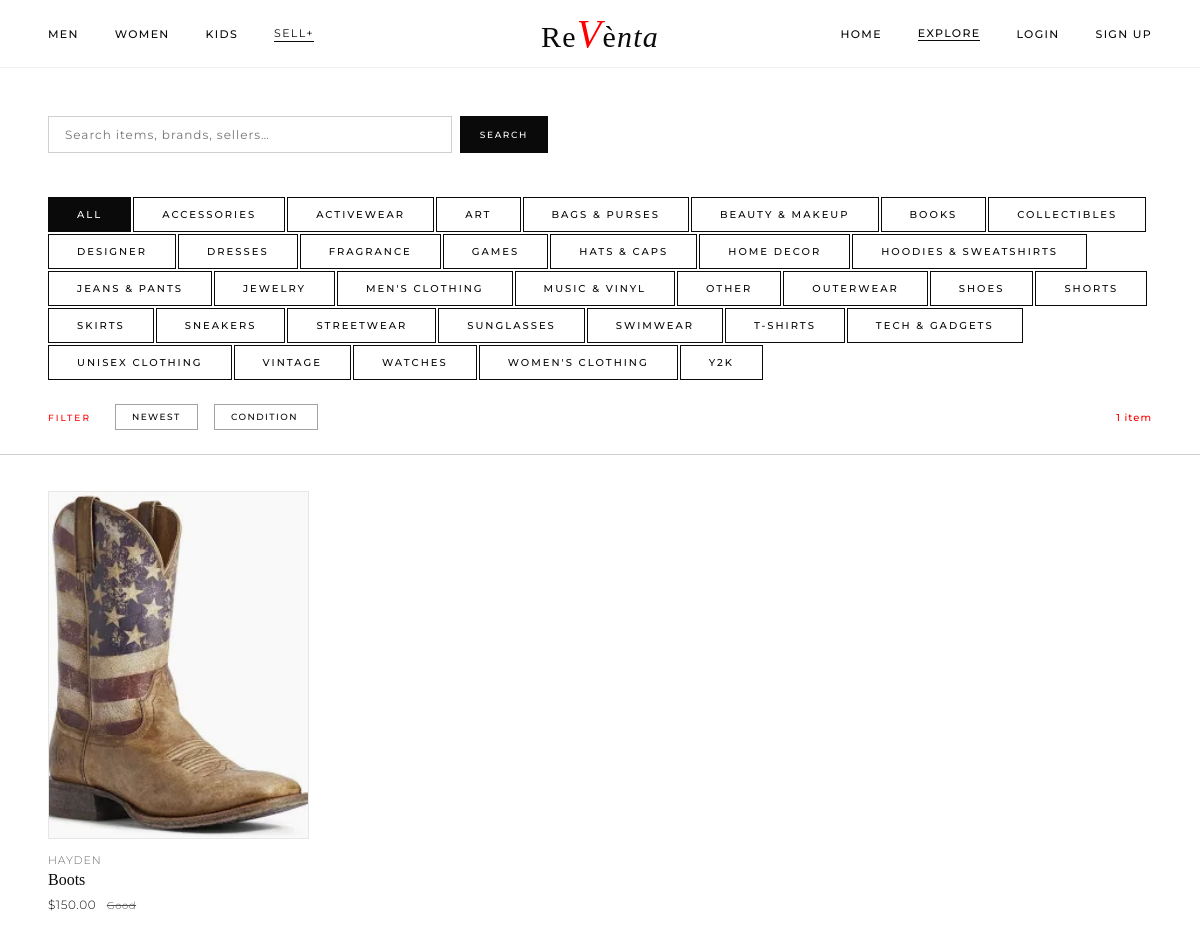
Page /pages/explore.php on the committed database.
### tables this page shows
CREATE TABLE `category` (
  `id` int NOT NULL AUTO_INCREMENT,
  `name` varchar(45) DEFAULT NULL,
  PRIMARY KEY (`id`)
);

CREATE TABLE `listing` (
  `id` int NOT NULL AUTO_INCREMENT,
  `name` varchar(50) DEFAULT NULL,
  `price` varchar(45) DEFAULT NULL,
  `description` text,
  `condition_id` int DEFAULT NULL,
  `seller_id` int DEFAULT NULL,
  `create_date` datetime DEFAULT NULL,
  `is_sold` tinyint(1) DEFAULT '0',
  `created_at` datetime DEFAULT CURRENT_TIMESTAMP,
  `category_id` int DEFAULT NULL,
  `view_count` int DEFAULT NULL,
  PRIMARY KEY (`id`),
  KEY `category_id` (`category_id`),
  CONSTRAINT `listing_ibfk_1` FOREIGN KEY (`category_id`) REFERENCES `category` (`id`) ON DELETE SET NULL
);

CREATE TABLE `user` (
  `id` int NOT NULL AUTO_INCREMENT,
  `email` varchar(45) DEFAULT NULL,
  `phone_number` varchar(10) DEFAULT NULL,
  `birthday` datetime DEFAULT NULL,
  `username` varchar(15) DEFAULT NULL,
  `full_name` varchar(50) DEFAULT NULL,
  `address` varchar(45) DEFAULT NULL,
  `password` varchar(100) DEFAULT NULL,
  `state_id` int DEFAULT NULL,
  `country_id` int DEFAULT NULL,
  `profile_picture` varchar(500) DEFAULT NULL,
  `bio` varchar(300) DEFAULT NULL,
  `gender` varchar(20) DEFAULT NULL,
  PRIMARY KEY (`id`)
);

CREATE TABLE `condition` (
  `id` int NOT NULL AUTO_INCREMENT,
  `name` varchar(45) DEFAULT NULL,
  PRIMARY KEY (`id`)
);

### php/objects/Category.php (called while the page is built, shortened)
<?php
require_once __DIR__ . '/../Utils/DatabaseConnection.php';
class Category {
    private $db;
    public function __construct() {
        $this->db = new DatabaseConnection();
    }
    public function getAllCategories() {
        $conn = $this->db->connect();
        $query = "SELECT * FROM `category` ORDER BY name ASC";
        $result = $conn->query($query);
        $categories = [];
        while ($row = $result->fetch_assoc()) {
            $cat = new Category();
            $cat->id   = $row['id'];
            $cat->name = $row['name'];
            $categories[] = $cat;
        }
        return $categories;
    }
}

### php/Utils/DatabaseConnection.php (called while the page is built, shortened)
<?php
class DatabaseConnection {
    private $host = "localhost";
    private $username = "root";
    private $password = "password";
    private $database = "reventa";
    private $connection;
    public function __construct() {
        $this->connection = new mysqli($this->host, $this->username, $this->password, $this->database);
        $this->connection->set_charset("utf8mb4");
    }
    public function getConnection() {
        return $this->connection;
    }
}
?>

### php/objects/Listing.php (called while the page is built, shortened)
<?php
require_once __DIR__ . '/../Utils/DatabaseConnection.php';
class Listing {
    private $conn;
    public function __construct() {
        $this->db   = new DatabaseConnection();
        $this->conn = $this->db->getConnection();
    }
    public function getListings(array $filters = []) {
        $where  = [];
        $params = [];
        $types  = "";
        if (!isset($filters['include_sold'])) {
            $where[] = "l.is_sold = 0";
        }
        $whereClause = empty($where) ? "1=1" : implode(" AND ", $where);
        $orderBy = match($filters['sort'] ?? 'newest') {
            'price-low'  => "l.price ASC",
            'price-high' => "l.price DESC",
            default      => "l.created_at DESC",
        };
        $limit  = (int)($filters['limit']  ?? 40);
        $offset = (int)($filters['offset'] ?? 0);
        $sql = "
            SELECT l.id, l.name, l.price, l.description, l.created_at, l.is_sold,
                   c.name AS condition_name, c.id AS condition_id,
                   cat.name AS category_name, cat.id AS category_id,
                   u.username AS seller_username, u.id AS seller_id,
                   u.profile_picture AS seller_avatar,
                   (SELECT lp.photo_url FROM listing_photo lp
                    WHERE lp.listing_id = l.id ORDER BY lp.sort_order ASC LIMIT 1) AS cover_photo
            FROM listing l
            JOIN `condition` c   ON c.id  = l.condition_id
            LEFT JOIN category cat ON cat.id = l.category_id
            JOIN user u          ON u.id   = l.seller_id
            WHERE {$whereClause}
            ORDER BY {$orderBy}
            LIMIT ? OFFSET ?";
        $params[] = $limit; $params[] = $offset;
        $types   .= "ii";
        $stmt = $this->conn->prepare($sql);
        if ($types) $stmt->bind_param($types, ...$params);
        $stmt->execute();
        $result   = $stmt->get_result();
        $listings = [];
        while ($row = $result->fetch_assoc()) $listings[] = $row;
        return $listings;
    }
}
?>

### pages/explore.php (the view, shortened to what this page needs)
<?php
require_once '../php/objects/User.php';
require_once '../php/objects/Category.php';
require_once '../php/objects/Listing.php';
$Category   = new Category();
$categories = $Category->getAllCategories();
$filters = [
    'category_id'  => !empty($_GET['category_id'])  ? (int)$_GET['category_id']  : null,
    'condition_id' => !empty($_GET['condition_id'])  ? (int)$_GET['condition_id'] : null,
    'search'       => !empty($_GET['q'])             ? trim($_GET['q'])            : null,
    'sort'         => $_GET['sort'] ?? 'newest',
];
$listing  = new Listing();
$listings = $listing->getListings($filters);
function buildUrl(array $overrides = []): string {
    $params = array_merge($_GET, $overrides);
    $params = array_filter($params, fn($v) => $v !== null && $v !== '');
    return 'explore.php?' . htmlspecialchars(http_build_query($params));
}
?>
<!DOCTYPE html>
<html lang="en">
<head>
<link rel="stylesheet" href="../assets/css/style.css">
<link rel="stylesheet" href="../assets/css/explore.css">
</head>
<body class="page-body">
<nav>
  <div class="nav-left">
    <a href="mens.php">Men</a>
    <a href="womens.php">Women</a>
    <a href="kids.php">Kids</a>
    <a href="sell.php" class="nav-sell">Sell+</a>
  </div>
  <a href="../index.php" class="nav-logo">Re<span id="theV">V</span>è<span>nta</span></a>
  <div class="nav-right">
    <a href="../index.php">Home</a>
    <a href="explore.php" class="active">Explore</a>
    <?php if (isset($_SESSION['user_id'])): ?>
      <a href="profile.php">Profile</a>
      <a href="messages.php">Messages</a>
    <?php else: ?>
      <a href="login.php">Login</a>
      <a href="signup.php">Sign Up</a>
    <?php endif; ?>
  </div>
</nav>
<div class="explore-header" style="padding-top:48px;">
  <form method="GET" action="explore.php" style="display:flex;gap:8px;width:100%;max-width:500px;">
    <input type="text" name="q"
           value="<?= htmlspecialchars($filters['search'] ?? '') ?>"
           placeholder="Search items, brands, sellers…"
           style="flex:1;font-family:var(--sans);font-size:12px;letter-spacing:.08em;border:1px solid var(--light);padding:10px 16px;outline:none;border-radius:0;transition:border-color .2s;"
           onfocus="this.style.borderColor='#0a0a0a'" onblur="this.style.borderColor='#d0d0d0'">
    <button type="submit" style="font-family:var(--sans);font-size:9px;font-weight:500;letter-spacing:.18em;text-transform:uppercase;background:var(--black);color:var(--white);border:none;padding:10px 20px;cursor:pointer;">Search</button>
  </form>
  <div class="category-tabs" style="margin-top:24px;">
    <a href="<?= buildUrl(['category_id' => null]) ?>"
       class="tab <?= empty($filters['category_id']) ? 'active' : '' ?>">All</a>
    <?php foreach ($categories as $cat): ?>
      <a href="<?= buildUrl(['category_id' => $cat->id]) ?>"
         class="tab <?= $filters['category_id'] == $cat->id ? 'active' : '' ?>">
        <?= htmlspecialchars($cat->name) ?>
      </a>
    <?php endforeach; ?>
  </div>
</div>
<div class="filter-bar">
  <span class="filter-label">Filter</span>
  <select class="filter-pill" onchange="applyFilter('sort', this.value)">
    <option value="newest"     <?= $filters['sort']==='newest'     ? 'selected':'' ?>>Newest</option>
  </select>
  <select class="filter-pill" onchange="applyFilter('condition_id', this.value)">
    <option value="">Condition</option>
  </select>
  <span class="filter-count"><?= count($listings) ?> item<?= count($listings) !== 1 ? 's' : '' ?></span>
</div>
<div class="explore-grid-wrap">
  <div class="explore-grid" id="exploreGrid">
    <?php if (empty($listings)): ?>
      <div class="explore-empty">
        <div class="explore-empty-icon">✦</div>
        <p>Nothing found</p>
        <small>Try a different filter or search term</small>
      </div>
    <?php else: ?>
      <?php foreach ($listings as $item): ?>
        <div class="explore-card" onclick="window.location='listing.php?id=<?= $item['id'] ?>'">
          <div class="explore-card-image">
            <?php if (!empty($item['cover_photo'])): ?>
              <img style="width:100%;height:100%;object-fit:cover;display:block;"
                   src="../<?= htmlspecialchars(ltrim($item['cover_photo'], '/')) ?>"
                   alt="<?= htmlspecialchars($item['name']) ?>"
                   loading="lazy">
            <?php else: ?>
              <div class="explore-card-image-inner <?= 'g'.((($item['id']-1)%8)+1) ?>"></div>
            <?php endif; ?>
          </div>
          <div class="explore-card-info">
            <h4><?= htmlspecialchars($item['seller_username'] ?? '') ?></h4>
            <p><?= htmlspecialchars($item['name']) ?></p>
            <span class="explore-card-price">
              $<?= number_format((float)$item['price'], 2) ?>
              <?php if (!empty($item['condition_name'])): ?>
                <span class="original"><?= htmlspecialchars($item['condition_name']) ?></span>
              <?php endif; ?>
            </span>
          </div>
        </div>
      <?php endforeach; ?>
    <?php endif; ?>
  </div>
</div>
</body>
</html>

### assets/css/style.css (style rules this page uses)
*, *::before, *::after { margin: 0; padding: 0; box-sizing: border-box; }
:root { --white: #ffffff; --off-white: #f5f4f2; --black: #0a0a0a; --mid: #6b6b6b; --light: #d0d0d0; --serif: 'Cormorant Garamond', Georgia, serif; --sans: 'Montserrat', sans-serif; --nav-h: 68px; }
html, body { height: 100%; background: var(--white); color: var(--black); font-family: var(--sans); overflow-x: hidden; }
nav { position: fixed; top: 0; left: 0; right: 0; z-index: 100; display: flex; align-items: center; justify-content: space-between; padding: 0 48px; height: 68px; background: rgba(255,255,255,0.97); backdrop-filter: blur(12px); -webkit-backdrop-filter: blur(12px); border-bottom: 1px solid rgba(0,0,0,0.06); }
.nav-left, .nav-right { display: flex; align-items: center; gap: 36px; }
.nav-left a, .nav-right a { font-family: var(--sans); font-size: 11px; font-weight: 500; letter-spacing: 0.12em; text-transform: uppercase; color: var(--black); text-decoration: none; transition: color 0.2s ease; }
.nav-left a.active, .nav-right a.active { color: var(--black); border-bottom: 1px solid var(--black); }
.nav-sell { font-weight: 400 !important; border-bottom: 1px solid var(--black) !important; padding-bottom: 1px; }
#theV { font-style: italic; color: red; font-size: 40px; }
.nav-logo { position: absolute; left: 50%; transform: translateX(-50%); font-family: var(--serif); font-size: 30px; font-weight: 400; letter-spacing: 0.04em; color: var(--black); text-decoration: none; user-select: none; white-space: nowrap; }
.nav-logo span { font-style: italic; }

### assets/css/explore.css (style rules this page uses)
.page-body { padding-top: 68px; min-height: 100vh; background: var(--white); }
.explore-header { padding: 40px 48px 0; display: flex; align-items: center; justify-content: space-between; flex-wrap: wrap; gap: 20px; }
.category-tabs { display: flex; gap: 2px; flex-wrap: wrap; }
.tab { font-family: var(--sans); font-size: 10px; font-weight: 500; letter-spacing: 0.2em; text-transform: uppercase; color: var(--black); background: var(--white); border: 1px solid var(--black); padding: 10px 28px; cursor: pointer; transition: background 0.2s, color 0.2s; text-decoration: none; }
.tab.active, .tab:hover { background: var(--black); color: var(--white); }
.filter-bar { padding: 24px 48px; display: flex; align-items: center; gap: 16px; border-bottom: 1px solid var(--light); flex-wrap: wrap; }
.filter-label { font-size: 9px; font-weight: 500; letter-spacing: 0.22em; text-transform: uppercase; color: #ff0000; margin-right: 8px; flex-shrink: 0; }
.filter-pill { font-size: 9px; font-weight: 500; letter-spacing: 0.16em; text-transform: uppercase; color: var(--black); border: 1px solid #a3a3a3; padding: 7px 16px; cursor: pointer; background: var(--white); transition: border-color 0.2s, background 0.2s; appearance: none; -webkit-appearance: none; font-family: var(--sans); }
.filter-count { margin-left: auto; font-size: 10px; font-weight: 500; letter-spacing: 0.1em; color: #ff0000; white-space: nowrap; }
.explore-grid-wrap { padding: 36px 48px 80px; }
.explore-grid { display: grid; grid-template-columns: repeat(4, 1fr); gap: 20px; }
.explore-card { cursor: pointer; position: relative; overflow: hidden; }
.explore-card-image { aspect-ratio: 3/4; background: var(--off-white); overflow: hidden; margin-bottom: 14px; position: relative; border: 1px solid rgba(0,0,0,0.06); }
.explore-card-info h4 { font-size: 11px; font-weight: 300; letter-spacing: 0.08em; text-transform: uppercase; color: #ff0000; margin-bottom: 4px; }
.explore-card-info p { font-family: var(--serif); font-size: 16px; font-weight: 400; margin-bottom: 5px; white-space: nowrap; overflow: hidden; text-overflow: ellipsis; }
.explore-card-price { font-size: 12px; font-weight: 300; letter-spacing: 0.05em; }
.explore-card-price .original { color: #514f4f; text-decoration: line-through; margin-left: 7px; font-size: 10px; }

### pages/explore.php (style rules this page uses)
.explore-card-info h4 { color: var(--mid); }

### rows in the picture
category: name "ACCESSORIES"
category: name "ACTIVEWEAR"
category: name "ART"
category: name "BAGS & PURSES"
category: name "BEAUTY & MAKEUP"
category: name "BOOKS"
category: name "COLLECTIBLES"
category: name "DESIGNER"
category: name "DRESSES"
category: name "FRAGRANCE"
category: name "GAMES"
category: name "HATS & CAPS"
category: name "HOME DECOR"
category: name "HOODIES & SWEATSHIRTS"
category: name "JEANS & PANTS"
category: name "JEWELRY"
category: name "MEN'S CLOTHING"
category: name "MUSIC & VINYL"
category: name "OTHER"
category: name "OUTERWEAR"
category: name "SHOES"
category: name "SHORTS"
category: name "SKIRTS"
category: name "SNEAKERS"
category: name "STREETWEAR"
category: name "SUNGLASSES"
category: name "SWIMWEAR"
category: name "T-SHIRTS"
category: name "TECH & GADGETS"
category: name "UNISEX CLOTHING"
category: name "VINTAGE"
category: name "WATCHES"
category: name "WOMEN'S CLOTHING"
category: name "Y2K"
listing: user.username "HAYDEN", name "Boots", price "150.00", condition.name "Good"

### other values in the picture
count($listings) "1"
